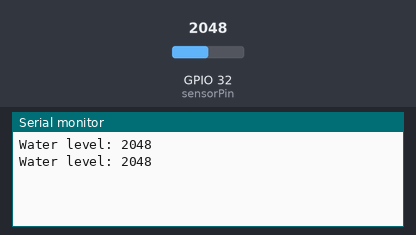
The sketch below on a simulated ESP32. Shown: the last lines printed to the serial monitor. The test bench sets the inputs (shaded band); at power-on: GPIO 32 (sensorPin) = 2048.

Above: at 5.8 s.
5.9 s: GPIO 32 (sensorPin) set to 2866
At 11.1 s:
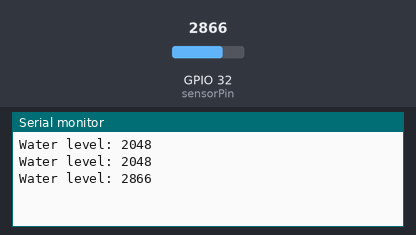
11.9 s: GPIO 32 (sensorPin) set to 3603
At 16.5 s:
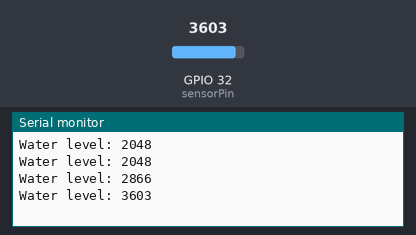
Timing chart, 0 to 18.0 s (numbered marks = the images above; inputs shaded):
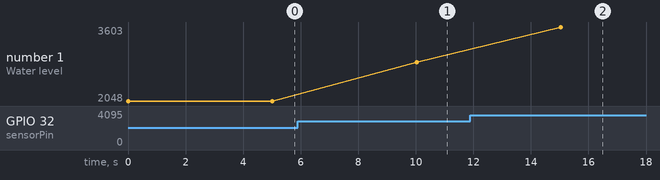

The sketch:

waterSensor.ino
```cpp
#define sensorPower 33
#define sensorPin 32
int val = 0;

void setup() {
  pinMode(sensorPower, OUTPUT);
  digitalWrite(sensorPower, LOW);
  Serial.begin(19200);
}

void loop() {
  digitalWrite(sensorPower, HIGH);
  delay(10);
  val = analogRead(sensorPin);
  digitalWrite(sensorPower, LOW);
  Serial.print("Water level: ");
  Serial.println(val);
  delay(5000);
}
```

Measured:
- after the input at 5.9 s, the serial monitor: prints a new line after 4.1 s (image 1)
- after the input at 11.9 s, the serial monitor: prints a new line after 3.1 s (image 2)
- plotted number 1: 2048 → 2866 after the input at 5.9 s, 2866 → 3603 after the input at 11.9 s
